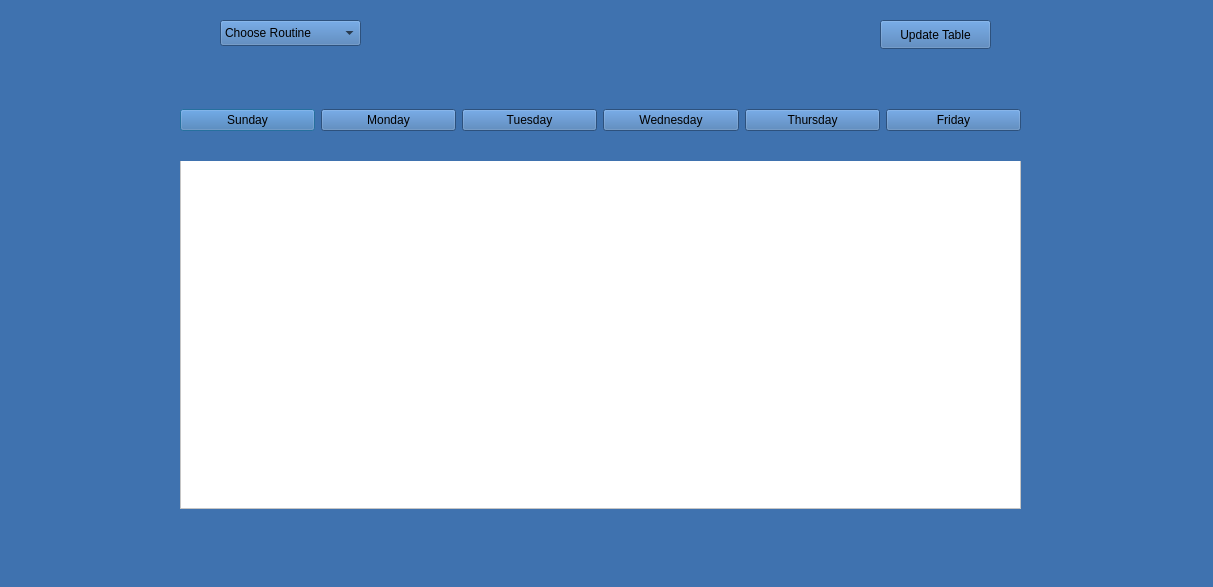
<?xml version="1.0" encoding="UTF-8"?>
<ui version="4.0">
 <class>dashboard_1</class>
 <widget class="QDialog" name="dashboard_1">
  <property name="geometry">
   <rect>
    <x>0</x>
    <y>0</y>
    <width>1213</width>
    <height>587</height>
   </rect>
  </property>
  <property name="windowTitle">
   <string>Routine Management System</string>
  </property>
  <property name="styleSheet">
   <string notr="true">background-color:#3F72AF</string>
  </property>
  <widget class="QTableView" name="tableView">
   <property name="geometry">
    <rect>
     <x>180</x>
     <y>160</y>
     <width>841</width>
     <height>349</height>
    </rect>
   </property>
   <property name="sizePolicy">
    <sizepolicy hsizetype="Expanding" vsizetype="Expanding">
     <horstretch>0</horstretch>
     <verstretch>0</verstretch>
    </sizepolicy>
   </property>
   <property name="maximumSize">
    <size>
     <width>841</width>
     <height>349</height>
    </size>
   </property>
   <property name="autoFillBackground">
    <bool>true</bool>
   </property>
   <property name="styleSheet">
    <string notr="true">background-color: rgb(255, 255, 255);
alternate-background-color: rgb(96, 96, 96);
selection-background-color: rgb(40, 40, 40);</string>
   </property>
   <property name="gridStyle">
    <enum>Qt::DashDotLine</enum>
   </property>
   <attribute name="horizontalHeaderDefaultSectionSize">
    <number>205</number>
   </attribute>
   <attribute name="horizontalHeaderShowSortIndicator" stdset="0">
    <bool>false</bool>
   </attribute>
   <attribute name="verticalHeaderMinimumSectionSize">
    <number>30</number>
   </attribute>
   <attribute name="verticalHeaderDefaultSectionSize">
    <number>46</number>
   </attribute>
  </widget>
  <widget class="QWidget" name="layoutWidget">
   <property name="geometry">
    <rect>
     <x>180</x>
     <y>80</y>
     <width>841</width>
     <height>81</height>
    </rect>
   </property>
   <layout class="QHBoxLayout" name="horizontalLayout">
    <item>
     <widget class="QPushButton" name="pushButton_sun">
      <property name="styleSheet">
       <string notr="true">
    background-color: white;
    border-style: outset;
    
    border-radius: 10px;
    border-color: beige;
    font: bold 14px;
    
    padding: 6px;

QPushButton#evilButton:pressed {
    background-color: rgb(224, 0, 0);
    border-style: inset;
}</string>
      </property>
      <property name="text">
       <string>Sunday</string>
      </property>
     </widget>
    </item>
    <item>
     <widget class="QPushButton" name="pushButton_mon">
      <property name="styleSheet">
       <string notr="true">
    background-color: white;
    border-style: outset;
    
    border-radius: 10px;
    border-color: beige;
    font: bold 14px;
    
    padding: 6px;

QPushButton#evilButton:pressed {
    background-color: rgb(224, 0, 0);
    border-style: inset;
}</string>
      </property>
      <property name="text">
       <string>Monday</string>
      </property>
     </widget>
    </item>
    <item>
     <widget class="QPushButton" name="pushButton_tue">
      <property name="styleSheet">
       <string notr="true">
    background-color: white;
    border-style: outset;
    
    border-radius: 10px;
    border-color: beige;
    font: bold 14px;
    
    padding: 6px;

QPushButton#evilButton:pressed {
    background-color: rgb(224, 0, 0);
    border-style: inset;
}</string>
      </property>
      <property name="text">
       <string>Tuesday</string>
      </property>
     </widget>
    </item>
    <item>
     <widget class="QPushButton" name="pushButton_wed">
      <property name="styleSheet">
       <string notr="true">
    background-color: white;
    border-style: outset;
    
    border-radius: 10px;
    border-color: beige;
    font: bold 14px;
    
    padding: 6px;

QPushButton#evilButton:pressed {
    background-color: rgb(224, 0, 0);
    border-style: inset;
}</string>
      </property>
      <property name="text">
       <string>Wednesday</string>
      </property>
     </widget>
    </item>
    <item>
     <widget class="QPushButton" name="pushButton_thu">
      <property name="styleSheet">
       <string notr="true">
    background-color: white;
    border-style: outset;
    
    border-radius: 10px;
    border-color: beige;
    font: bold 14px;
    
    padding: 6px;

QPushButton#evilButton:pressed {
    background-color: rgb(224, 0, 0);
    border-style: inset;
}</string>
      </property>
      <property name="text">
       <string>Thursday</string>
      </property>
     </widget>
    </item>
    <item>
     <widget class="QPushButton" name="pushButton_friday">
      <property name="styleSheet">
       <string notr="true">
    background-color: white;
    border-style: outset;
    
    border-radius: 10px;
    border-color: beige;
    font: bold 14px;
    
    padding: 6px;

QPushButton#evilButton:pressed {
    background-color: rgb(224, 0, 0);
    border-style: inset;
}</string>
      </property>
      <property name="text">
       <string>Friday</string>
      </property>
     </widget>
    </item>
   </layout>
  </widget>
  <widget class="QComboBox" name="comboBox_chooseCourse">
   <property name="geometry">
    <rect>
     <x>220</x>
     <y>20</y>
     <width>141</width>
     <height>26</height>
    </rect>
   </property>
   <property name="styleSheet">
    <string notr="true">
    background-color: white;
    border-style: outset;
    
   
    border-color: beige;
    font: bold 14px;
    
    padding: 6px;

QPushButton#evilButton:pressed {
    background-color: rgb(224, 0, 0);
    border-style: inset;
}</string>
   </property>
   <item>
    <property name="text">
     <string>Choose Routine</string>
    </property>
   </item>
   <item>
    <property name="text">
     <string>Computer I</string>
    </property>
   </item>
   <item>
    <property name="text">
     <string>Civil I</string>
    </property>
   </item>
  </widget>
  <widget class="QPushButton" name="pushButton_updateTable">
   <property name="geometry">
    <rect>
     <x>880</x>
     <y>20</y>
     <width>111</width>
     <height>29</height>
    </rect>
   </property>
   <property name="styleSheet">
    <string notr="true">
    background-color: white;
    border-style: outset;
    
    border-radius: 10px;
    border-color: beige;
    font: bold 14px;
    
    padding: 6px;

QPushButton#evilButton:pressed {
    background-color: rgb(224, 0, 0);
    border-style: inset;
}
</string>
   </property>
   <property name="text">
    <string>Update Table</string>
   </property>
  </widget>
 </widget>
 <resources/>
 <connections/>
</ui>
